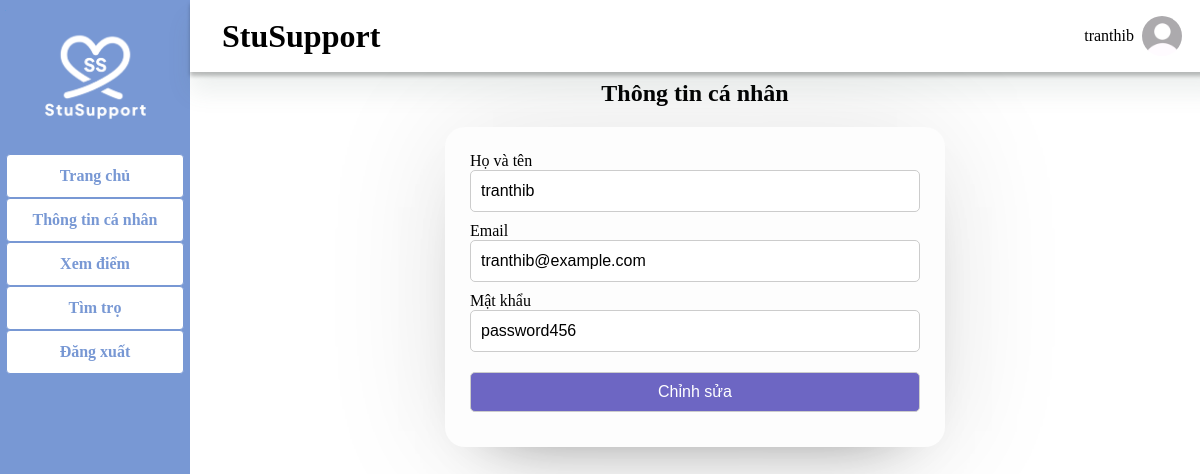
Screenshot of /pages/profile.php (signed in) with the database file from the repository.
### tables this page shows
CREATE TABLE users (
    id INT AUTO_INCREMENT PRIMARY KEY,
    username VARCHAR(50) NOT NULL,
    password VARCHAR(255) NOT NULL,
    email VARCHAR(100) NOT NULL
);

### pages/profile.php (the view, shortened to what this page needs)
<?php
    include("../admincp/config.php");
    $id = $_SESSION['id'];
    $query = mysqli_query($con,"SELECT username FROM users WHERE id=$id ");
    $result = mysqli_fetch_assoc($query);
    $header_uname = $result['username'];
?>
<!DOCTYPE html>
<html>
<head>
    <link rel="stylesheet" type="text/css" href="../css/home.css">
    <link rel="stylesheet" type="text/css" href="../css/profile.css">
</head>
<body>
    <div class="home-container" >
        <div class="sidebar">
        <img src="../img/logo.jpg" class="logo-image" alt="">
            <a href="home.php" class="bar-item">Trang chủ</a>
            <a href="profile.php"class="bar-item">Thông tin cá nhân</a>
            <a href="grades.php"class="bar-item">Xem điểm</a>
            <a href="findroom.php"class="bar-item">Tìm trọ</a>
            <a href="../admincp/logout.php"class="bar-item" onclick="confirmLogout(event)">Đăng xuất</a>
        </div>
        <div class="header">
                <h1>StuSupport</h1>
                <div class="user">
                    <label><?php echo $header_uname; ?></label>
                    <div class="avatar"></div>
                </div>
        </div>
        <div class="edit-content">
        <h2>Thông tin cá nhân</h2>
        <?php
            if(isset($_POST['submit'])){
                $username = $_POST['username'];
                $email = $_POST['email'];
                $password = $_POST['password'];
                $id = $_SESSION['id'];
                $edit_query = mysqli_query($con,"UPDATE users SET username='$username', email='$email',password='$password' WHERE id=$id ") or die("error occurred");
                if($edit_query){
                    echo "<div class='message'>
                    <p>Chỉnh sửa thành công!</p>
                    </div> <br>";
                     echo "<a href='profile.php'><button class='btn'>Ok</button>";
                }
               }else{
                $id = $_SESSION['id'];
                $query = mysqli_query($con,"SELECT*FROM users WHERE id=$id ");
                while($result = mysqli_fetch_assoc($query)){
                    $res_Uname = $result['username'];
                    $res_Email = $result['email'];
                    $res_password = $result['password'];
                }
            ?>
        <div class="form-edit">
        <form action="profile.php" method="post">
                <div class="input-field">
                    <label for="username">Họ và tên</label>
                    <input type="text" name="username" id="username" value="<?php echo $res_Uname; ?>" autocomplete="off" required>
                </div>
                <div class="input-field">
                    <label for="email">Email</label>
                    <input type="text" name="email" id="email" value="<?php echo $res_Email; ?>" autocomplete="off" required>
                </div>
                <div class="input-field">
                    <label for="password">Mật khẩu</label>
                    <input type="text" name="password" id="password" value="<?php echo $res_password; ?>" autocomplete="off" required>
                </div>
                <div class="input-field">
                    <input type="submit" class="btn" name="submit" value="Chỉnh sửa" required>
                </div>
            </form>
        </div>
        <?php }?>
        </div>
    </div>
</body>
</html>

### css/home.css (style rules this page uses)
body { margin: 0px; }
.home-container { display: flex; flex-direction: row; width: 100%; }
.home-container .sidebar { position: fixed; top: 0; left: 0; background:#7898d4; padding: 10px 5px; display: flex; flex-direction: column; align-items: center; height: 100%; width: 180px; transition: width 0.3s ease; }
.sidebar .bar-item { color: #7898d4; font-weight: bold; width: 80%; background: white; border-radius: 4px; padding: 12px 16px; display: flex; flex-direction: row; gap: 12px; align-items: center; justify-content: center; cursor: pointer; text-decoration: none; border: 1px solid ; }
.sidebar .logo-image { width: 100%; }
.home-container .header { position: fixed; left: 190px; top: 0; width: calc(100% - 190px); display: flex; height: 60px; box-shadow: 0px 20px 25px 0px rgba(76, 103, 100, 0.1), 0px 4px 4px 0px rgba(0, 0, 0, 0.25); padding: 6px 12px; align-items: center; justify-content: space-between; background-color: white; }
.header h1 { margin-left: 20px; }
.header .user { display: flex; align-items: center; cursor: pointer; gap: 8px; margin-right: 30px; }
.user .avatar { width: 40px; height: 40px; border-radius: 50%; background-image: url('../img/avatar.jpg'); background-position: center; background-size: cover; }

### css/profile.css (style rules this page uses)
.edit-content { justify-content: center; align-items: center; display: flex; flex-direction: column; margin-top: 60px; margin-left: 190px; width: 100%; background-color: white; }
.edit-content .form-edit { width: 450px; margin: 0px 10px; background: #fdfdfd; display: flex; flex-direction: column; padding: 25px 25px; border-radius: 20px; box-shadow: 0 0 128px 0 rgba(0,0,0,0.1), 0 32px 64px -48px rgba(0,0,0,0.5); }
.form-edit .input-field { display: flex; margin-bottom: 10px; flex-direction: column; }
.form-edit .input-field input { height: 40px; font-size: 16px; padding: 0 10px; border-radius: 5px; border: 1px solid #ccc; outline: none; }
.btn { height: 35px; background: rgba(76,68,182,0.808); border: 0; border-radius: 5px; color: #fff; font-size: 15px; cursor: pointer; transition: all .3s; margin-top: 10px; padding: 0px 10px; }

### rows the page displays
users: username "tranthib", email "tranthib@example.com", password "password456"
